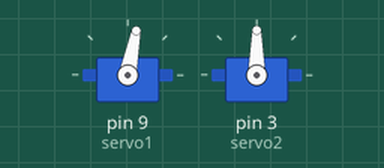
Simulated run of this sketch. Board: Arduino Uno, built with avr-gcc and run on an emulated ATmega328P. Parts: 2 × servo.

Above: at 0.15 s.
At 9.66 s:
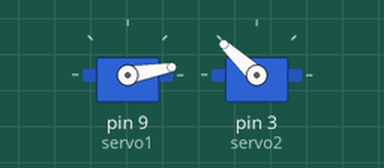
At 19.48 s:
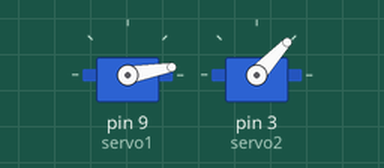
At 39.44 s:
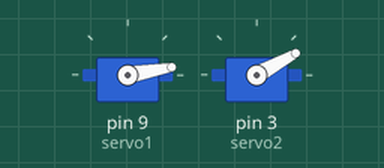
Timing chart, 0 to 40.0 s (numbered marks = the images above):
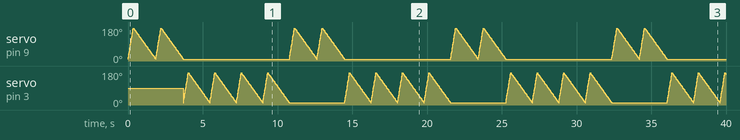

The sketch:

servo.ino
```cpp
#include <Servo.h>
Servo servo1;
Servo servo2;
int pos=10;
int dos=24;
int angka;

void setup() {
  servo1.attach(9);
  servo2.attach(3);
}

void loop() {
  for(angka=0;angka<=1;angka++){
    for(pos = 10;pos<175;pos+=1){
      servo1.write(pos);
      delay(2);
    }
    for(pos = 175;pos>=10;pos-=1){
      servo1.write(pos);
      delay(9);
    }
  }

  for (angka=0;angka<=3;angka++){
    for(dos = 12; dos<170;dos+=1){
      servo2.write(dos);
      delay(2);
    }
    for(dos = 170;dos>=12;dos-=1){
      servo2.write(dos);
      delay(9);
    }
  }
}
```
